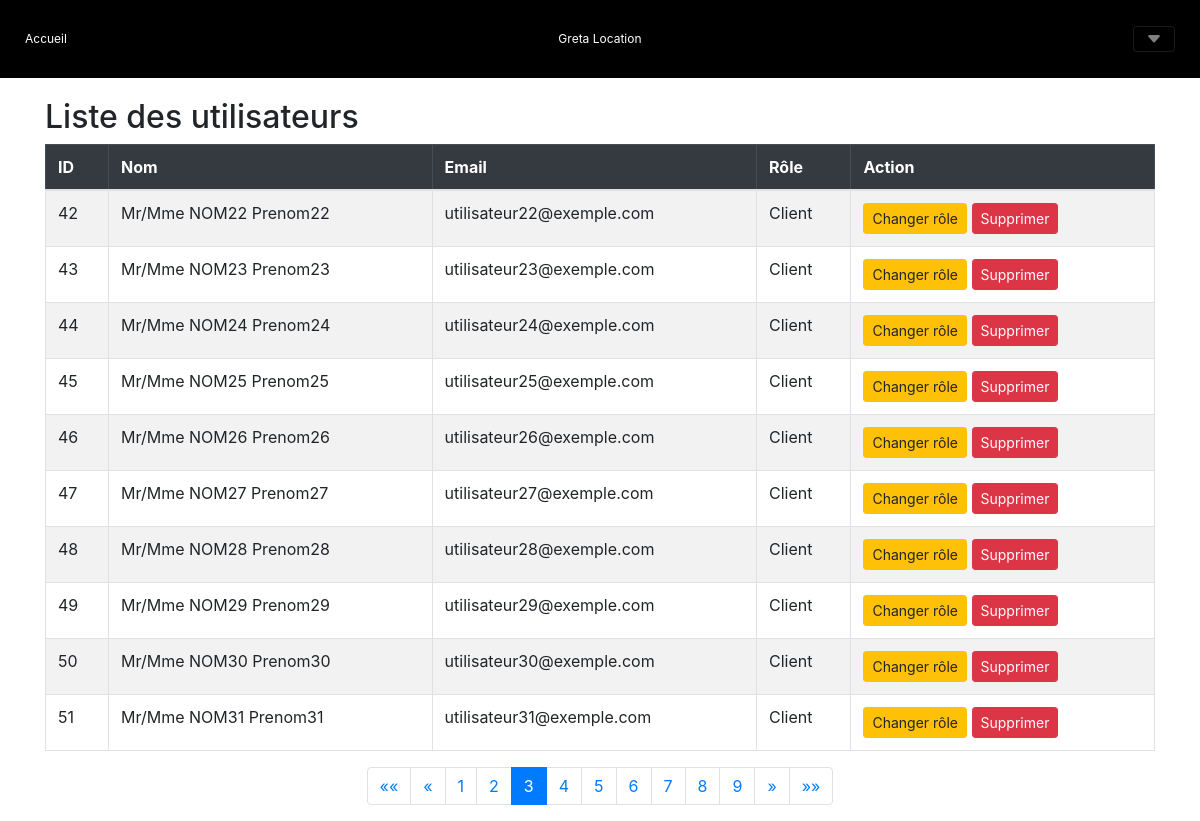
Screenshot of /?action=allUtilisateurs&page=3 (signed in) with the database file from the repository.
### tables this page shows
CREATE TABLE `utilisateur` (
  `id` int(11) NOT NULL,
  `nom` varchar(50) DEFAULT NULL,
  `prenom` varchar(50) DEFAULT NULL,
  `email` varchar(50) DEFAULT NULL,
  `password` varchar(255) DEFAULT NULL,
  `role` int(11) NOT NULL DEFAULT 3
);

CREATE TABLE `role` (
  `id` int(11) NOT NULL,
  `libelle` varchar(50) DEFAULT NULL
);

### Controlleur/ctrlAdminUtilisateur.php (called while the page is built, shortened)
<?php
include_once("Model/ModelConnDAO.php");
$page = isset($_GET['page']) && is_numeric($_GET['page']) ? (int)$_GET['page'] : 1;
$perPage = 10;
$start = ($page - 1) * $perPage;
$users = ModelConnDAO::getUsers($start, $perPage);
$totalUsers = ModelConnDAO::getTotalUsers();
$totalPages = ceil($totalUsers / $perPage);
$currentPage = isset($_GET['page']) ? (int)$_GET['page'] : 1;
include_once("vue/vueEntete.php");
include_once("vue/privilege/vueAllUsers.php");
include_once("vue/vuePied.php");
?>

### index.php (called while the page is built, shortened)
<?php
    $racine = dirname(__FILE__);
    $action = filter_input(INPUT_GET, 'action', FILTER_SANITIZE_STRING);
    $controleur = Routeur::getControleur($action);
    include "$racine/Controlleur/$controleur";
    ?>

### Data/connexionDB.php (called while the page is built, shortened)
<?php
   class ConnexionDB{
        private static $connexion;
        public static function getInstance(){
            if(!self::$connexion){
                try {
                    $serveur = 'mysql:host=localhost;';
                    $bdd = 'dbname=gretagenis';
                    $user = 'root' ;
                    $mdp = '' ;
                    self::$connexion = new PDO($serveur.$bdd, $user, $mdp);
                    self::$connexion->query("SET CHARACTER SET utf8");
                } catch (PDOException $e) {
                        echo " Error connexion: " . $serveur . " " . $bdd . " " . $user . " " . $mdp . " " . $e->getMessage() ;
                        throw new Exception("Erreur à  la connexion \n" . $e->getMessage());
                }
            }
            return self::$connexion;
        }
     }
?>

### Model/ModelConnDAO.php (called while the page is built, shortened)
<?php
include_once("./Data/ConnexionDB.php");
class ModelConnDAO{
    public static function getClientNom($id){
        try{
            $req = ConnexionDB::getInstance()->prepare("SELECT nom, prenom FROM utilisateur WHERE id = ?");
            $req ->execute(array($id));
            $row = $req->fetch();
            return "Mr/Mme ".strtoupper($row['nom'])." ".$row['prenom'];
        }catch(PDOException $ex){
            print "Erreur : ". $ex->getMessage();
            die();
        }
    }
    public static function getUsers($start, $perPage) {
        $sql = "SELECT id,email,role FROM utilisateur LIMIT :start, :perPage";
        $stmt = ConnexionDB::getInstance()->prepare($sql);
        $stmt->bindParam(':start', $start, PDO::PARAM_INT);
        $stmt->bindParam(':perPage', $perPage, PDO::PARAM_INT);
        $stmt->execute();
        return $stmt->fetchAll(PDO::FETCH_ASSOC);
    }
    public static function getTotalUsers() {
        $sql = "SELECT COUNT(*) FROM utilisateur";
        $stmt = ConnexionDB::getInstance()->prepare($sql);
        $stmt->execute();
        return $stmt->fetchColumn();
    }
    public static function getRoleNom($id){
        $sql = ConnexionDB::getInstance()->prepare("SELECT libelle FROM role where id = ?");
        $sql -> execute(array($id));
        while($row = $sql->fetch()){
            return $row['libelle'];
        }
    }
}
?>

### Vue/privilege/vueAllUsers.php (the view, shortened to what this page needs)
<div style="margin-top: 20px;" class="table-responsive container table-container">
    <h2>Liste des utilisateurs</h2>
    <table class="table table-bordered table-striped">
        <thead class="table-dark">
            <tr>
                <th scope="col">ID</th>
                <th scope="col">Nom</th>
                <th scope="col">Email</th>
                <th scope="col">Rôle</th>
                <th scope="col">Action</th>
            </tr>
        </thead>
        <tbody>
<?php foreach($users as $user):?>
            <tr>
                <td><?=$user['id']?></td>
                <td><?=ModelConnDAO::getClientNom($user['id'])?></td>
                <td><?=$user['email']?></td>
                <td><?=ModelConnDAO::getRoleNom($user['role'])?></td>
                <td>
                <button class="btn btn-warning btn-sm" data-bs-toggle="modal" data-bs-target="#changeRoleModal"
                            data-id="<?=$user['id']?>"
                            data-client="<?=ModelConnDAO::getClientNom($user['id'])?>"
                            data-email="<?=$user['email']?>"
                            data-role="<?=$user['role']?>">
                        Changer rôle
                    </button>
                    <a href="?action=allUtilisateurs&id=<?=$user['id']?>&email=<?=$user['email']?>" class="btn btn-danger btn-sm" onclick="return confirm('Êtes-vous sûr de vouloir supprimer cet utilisateur ?');">Supprimer</a>
                </td>
            </tr>
            <?php endforeach;?>
        </tbody>
    </table>
    <nav aria-label="Page navigation example">
        <ul class="pagination justify-content-center">
            <li class="page-item">
                <a class="page-link" href="?action=allUtilisateurs&page=1" aria-label="Première">
                    <span aria-hidden="true">&laquo;&laquo;</span>
                </a>
            </li>
            <li class="page-item">
                <a class="page-link" href="?action=allUtilisateurs&page=<?= ($currentPage == 1) ? 1 : $currentPage-1 ?>" aria-label="Précédente">
                    <span aria-hidden="true">&laquo;</span>
                </a>
            </li>
<?php for($i = 1; $i <= $totalPages; $i++):?>
            <li class="page-item <?= ($i == $currentPage) ? 'active' : '' ?>">
                <a class="page-link" href="?action=allUtilisateurs&page=<?=$i?>"><?=$i?></a>
            </li>
            <?php endfor;?>
            <li class="page-item">
                <a class="page-link" href="?action=allUtilisateurs&page=<?= ($currentPage == $totalPages) ? $totalPages : $currentPage+1 ?>" aria-label="Suivante">
                    <span aria-hidden="true">&raquo;</span>
                </a>
            </li>
            <li class="page-item">
                <a class="page-link" href="?action=allUtilisateurs&page=<?=$totalPages?>" aria-label="Dernière">
                    <span aria-hidden="true">&raquo;&raquo;</span>
                </a>
            </li>
        </ul>
    </nav>
</div>

### rows the page displays
utilisateur: id "42", ModelConnDAO::getClientNom($user['id']) "Mr/Mme NOM22 Prenom22", email "utilisateur22@exemple.com", role.libelle "Client"
utilisateur: id "43", ModelConnDAO::getClientNom($user['id']) "Mr/Mme NOM23 Prenom23", email "utilisateur23@exemple.com", role.libelle "Client"
utilisateur: id "44", ModelConnDAO::getClientNom($user['id']) "Mr/Mme NOM24 Prenom24", email "utilisateur24@exemple.com", role.libelle "Client"
utilisateur: id "45", ModelConnDAO::getClientNom($user['id']) "Mr/Mme NOM25 Prenom25", email "utilisateur25@exemple.com", role.libelle "Client"
utilisateur: id "46", ModelConnDAO::getClientNom($user['id']) "Mr/Mme NOM26 Prenom26", email "utilisateur26@exemple.com", role.libelle "Client"
utilisateur: id "47", ModelConnDAO::getClientNom($user['id']) "Mr/Mme NOM27 Prenom27", email "utilisateur27@exemple.com", role.libelle "Client"
utilisateur: id "48", ModelConnDAO::getClientNom($user['id']) "Mr/Mme NOM28 Prenom28", email "utilisateur28@exemple.com", role.libelle "Client"
utilisateur: id "49", ModelConnDAO::getClientNom($user['id']) "Mr/Mme NOM29 Prenom29", email "utilisateur29@exemple.com", role.libelle "Client"
utilisateur: id "50", ModelConnDAO::getClientNom($user['id']) "Mr/Mme NOM30 Prenom30", email "utilisateur30@exemple.com", role.libelle "Client"
utilisateur: id "51", ModelConnDAO::getClientNom($user['id']) "Mr/Mme NOM31 Prenom31", email "utilisateur31@exemple.com", role.libelle "Client"
